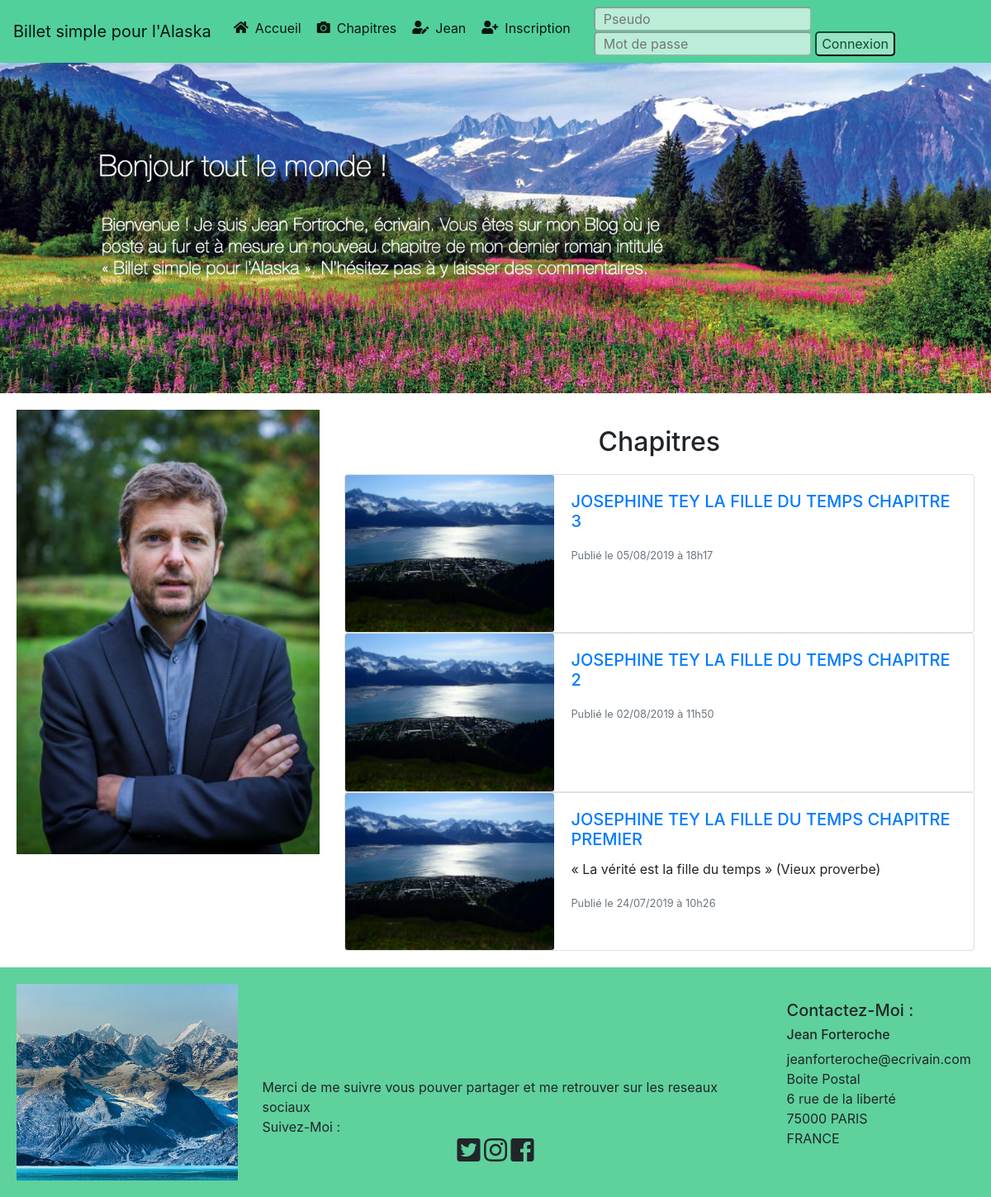
The page / on the database its author committed.
### tables this page shows
CREATE TABLE `tickets` (
  `id` int(11) NOT NULL,
  `title` varchar(255) NOT NULL,
  `contents` text NOT NULL,
  `ticketDescription` text NOT NULL,
  `creation_date` datetime NOT NULL
);

### models/frontend/ticketsManager.php (called while the page is built, shortened)
<?php
class TicketsManager extends Manager
{
    public function getTickets()
    {
        $db = $this->dbConnect();
        $req = $db->query('SELECT id, title	, ticketDescription, contents, DATE_FORMAT(creation_date, \'%d/%m/%Y\') AS date_jma, DATE_FORMAT(creation_date, \'%Hh%i\') AS date_hm FROM tickets ORDER BY creation_date DESC LIMIT 0, 5');
        return $req;
    }
}

### views/frontend/homeview.php (the view, shortened to what this page needs)
<img src="public/images/sliderAlaska.jpg" class="img-fluid" alt="Responsive image">
<header class="conteiner">
    <div class="row">
        <div class="col-sm-4">
            <img src="public/images/jean.jpg" class="img-fluid" alt="Responsive image">
        </div>
        <div class="col-sm-8">
            <h2 class="chapters">Chapitres</h2>
            <?php while ($data = $tickets->fetch()) {?>
            <div class="card mb-12" style="max-width: auto;">
                <div class="row no-gutters">
                    <div class="col-md-4">
                        <img src="public/images/alaska1.jpeg" class="card-img" alt="alaska-photo">
                    </div>
                    <div class="col-md-8">
                        <div class="card-body">
                            <h5 class="card-title"><a href="index.php?action=ticket&amp;id=<?= $data['id'];?>"> <?= htmlspecialchars($data['title']) ?> </a> </h5>
                            <p class="card-text"><?= htmlspecialchars($data['ticketDescription']) ?></p>
                            <p class="card-text"><small class="text-muted"><?= 'Publié le '. $data['date_jma']. ' à '. $data['date_hm'] ?></small></p>
                        </div>
                    </div>
                </div>
            </div>
            <?php } $tickets->closeCursor();?>
        </div>
    </div>
</header>
<?php $content = ob_get_clean(); ?>
<?php require('views/frontend/template.php');?>

### index.php (shortened to what this page needs)
<?php
require_once('controller/frontend.php');
try
{
    if (isset($_GET['action'])) {
        if ($_GET['action'] == 'listTickets') {
            listTickets();
        } elseif ($_GET['action'] == 'ticket') {
            if (isset($_GET['id']) && $_GET['id'] > 0) {
                ticket();
            } else {
                throw new Exception('Erreur : aucun identifiant de billet envoyé');
            }
        } elseif ($_GET['action'] == 'addComment') {
            if (isset($_GET['id']) && $_GET['id'] > 0) {
                if (!empty($_POST['author'] && !empty($_POST['comment']))) {
                    addComment($_GET['id'], $_POST['author'], $_POST['comment']);
                } else {
                    throw new Exception('Erreur : tout les champs ne sont pas remplie');
                }
            }
        } elseif($_GET['action'] == 'chapters') {
            chaptersPage();
        }elseif($_GET['action'] == 'jean') {
            require('views/frontend/jean.php');
        } elseif($_GET['action'] == 'registration') {
            require('views/backend/registrationView.php');
        } elseif ($_GET['action'] == 'registrationOk') {
            if(isset($_POST['username']) && isset($_POST['email']) && isset($_POST['password']) && isset($_POST['password_confirm'])) {
                if (!empty($_POST['username']) && !empty($_POST['email']) && !empty($_POST['password']) && !empty($_POST['password_confirm'])) {
                    dataVerification($_POST['username'], $_POST['email'], $_POST['password'], $_POST['password_confirm']);
                }
            }
        } elseif($_GET['action'] == 'registrationConfirmation') {
            require('views/backend/registrationConfirmation.php');
        } elseif($_GET['action'] == 'homeViewConnect') {
            if (isset($_POST['usernameConnect']) && isset($_POST['passwordConnect'])) {
                if (!empty($_POST['usernameConnect']) && !empty($_POST['passwordConnect'])) {
                    identityCheck($_POST['usernameConnect'], $_POST['passwordConnect']);
                }
            } else {
                throw new Exception('Erreur : tout les champs ne sont pas remplie');
            }
        } elseif ($_GET['action'] == 'admin') {
            listTicketsAdmin ();
        } elseif ($_GET['action'] == 'adminticket') {
            if (isset($_GET['id']) && $_GET['id'] > 0) {
                adminticket();
            } else {
                throw new Exception('Erreur : aucun identifiant de billet envoyé');
            }
        } elseif ($_GET['action'] == 'disconnection') {
            header('Location: index.php');
        } elseif ($_GET['action'] == 'createChapter') {
            require('views/backend/adminCreateChapter.php');
        } elseif ($_GET['action'] == 'adminAddNewChapter') {
            if (isset($_POST['titleNewChapter']) && isset($_POST['descriptionNewChapter']) && isset($_POST['contentNewChapter'])) {
                if (!empty($_POST['titleNewChapter']) && !empty($_POST['contentNewChapter'])) {
                    addNewChapter($_POST['titleNewChapter'], $_POST['descriptionNewChapter'], $_POST['contentNewChapter']);
                } else {
                    throw new Exception('Erreur : Vous n\'aver pas remplie les champs pour créer le chapitre' );
                }
            }
        } elseif ($_GET['action'] == 'updateChapter') {
            if (isset($_GET['id']) && $_GET['id'] > 0) {
                if (empty($_POST['titleNewChapter']) && empty($_POST['descriptionNewChapter']) && empty($_POST['contentNewChapter'])) {
                    chapterToEdit($_GET['id']);
                } else {
                    updateChapter($_GET['id'], $_POST['titleNewChapter'], $_POST['descriptionNewChapter'], $_POST['contentNewChapter']);
                }
            } else {
                throw new Exception('Erreur : aucun identifiant de billet envoyé');
            }
        } elseif ($_GET['action'] == 'deleteChapter') {
            if (isset($_GET['id']) && $_GET['id'] > 0) {
                deleteChapter($_GET['id']);
            } else {
                throw new Exception('Erreur : aucun identifiant de billet envoyé');
            }
        } elseif ($_GET['action'] == 'report') {
            if (isset($_GET['id']) && $_GET['id'] > 0 && isset($_GET['id_chapter']) && $_GET['id_chapter'] > 0) {
                reportComment ($_GET['id'], $_GET['id_chapter']);
            }
        } elseif ($_GET['action'] == 'alertsComments') {
            commentsPosted();
        } elseif ($_GET['action'] == 'keepComment') {
            if (isset($_GET['id']) && $_GET['id'] > 0) {
                keepComment ($_GET['id']);
            } else {
                throw new Exception('Erreur : aucun identifiant de commentaire envoyé');
            }
        }  elseif ($_GET['action'] == 'delateComment') {
            if (isset($_GET['id']) && $_GET['id'] > 0) {
                delateComment ($_GET['id']);
            } else {
                throw new Exception('Erreur : aucun identifiant de commentaire envoyé');
            }
        }
    } else {
        listTickets();
    }
} catch(Exception $e) {
    $errorMessage = $e->getMessage();
    require('views/frontend/errorView.php');
}

### controller/frontend.php (shortened to what this page needs)
<?php
require_once('models/frontend/ticketsManager.php');
function listTickets ()
{
    $ticketsManager = new \Allan\Blog\Projet_4\Model\TicketsManager();
    $tickets = $ticketsManager->getTickets();
    if ($tickets == false) {
        throw new Exception('Impossible de lire les chapitres ! ');
    } else {
        require('views/frontend/homeview.php');
    }
}

### views/frontend/template.php (shortened to what this page needs)
<!doctype html>
<html lang="fr">
<head>
  <link rel="stylesheet" href="https://use.fontawesome.com/releases/v5.7.2/css/all.css"
>
    <link rel="stylesheet" href="public/css/bootstrap.css">
    <link rel="stylesheet" href="public/css/bootstrap-reboot.css">
    <link rel="stylesheet" href="public/css/bootstrap-grid.css">
    <link rel="stylesheet" href="public/css/style.css">
</head>
<body>
  <nav class="navbar navbar-expand-lg navbar-light bg-light">
    <a class="navbar-brand" href="index.php">Billet simple pour l'Alaska</a>
    <div class="collapse navbar-collapse" id="navbarSupportedContent">
      <ul class="navbar-nav my-2 mt-2 mt-lg-0">
        <li class="nav-item active">
          <a class="nav-link" href="index.php"><i class="fas fa-home"></i> Accueil</a>
        </li>
        <li class="nav-item active">
          <a class="nav-link" href="index.php?action=chapters"><i class="fas fa-camera"></i> Chapitres</a>
        </li>
        <li class="nav-item active">
          <a class="nav-link" href="index.php?action=jean"><i class="fas fa-user-edit"></i> Jean</a>
        </li>
        <li class="nav-item active">
          <a class="nav-link" href="index.php?action=registration"><i class="fas fa-user-plus"></i>Inscription</a>
        </li>
      </ul>
      <form action="index.php?action=homeViewConnect" method="post" class="formConnection">
        <input class="field" type="text" name="usernameConnect" id="name" placeholder="Pseudo" required>
        <input class="field" type="password" name="passwordConnect" id="password" placeholder="Mot de passe" required>
        <input class="inputBtn" type="submit" value="Connexion">
      </form>
    </div>
  </nav>
  <?= $content ?>
  <footer class="conteiner">
    <div class="row">
      <div class="col-sm-3">
        <img src="public/images/footerAlaska.jpg" class="img-fluid" alt="Responsive image">
      </div>
      <div class="col-sm-6">
        <p>Merci de me suivre vous pouver partager et me retrouver sur les reseaux sociaux <br> Suivez-Moi :
          <span><i class="fab fa-twitter-square"></i> <i class="fab fa-instagram"></i> <i
              class="fab fa-facebook-square fa-2x"></i></span>
        </p>
      </div>
      <div class="col-sm-3">
        <ul class="contact-me">
          <h5>Contactez-Moi :</h5>
          <h6>Jean Forteroche</h6>
          <li>jeanforteroche@ecrivain.com</li>
          <li>Boite Postal</li>
          <li>6 rue de la liberté</li>
          <li>75000 PARIS</li>
          <li>FRANCE</li>
        </ul>
      </div>
    </div>
  </footer>
</body>
</html>

### public/css/style.css (style rules this page uses)
.bg-light { background-color: #51d09c !important; }
.formConnection input.field { color: #0e4a2e; background-color: #ffffff9c; border-color: #0e4a2e4f; padding-left: 10px; border-radius: 5px; }
.inputBtn { color: #0e4a2e; border-color: #0e4a2e; border-radius: 5px; background-color: #ffffff66; }
a.nav-link { display: flex; }
i.fas { margin-right: 5px; padding: 3px; }
.formConnection { margin: 0px 20px; }
header { padding: 20px; }
.chapters { text-align: center; margin: 20px; }
footer { padding: 20px; background-color: #5fd19c; }
footer p { display: flex; flex-direction: column; justify-content: flex-end; margin-top: 20%; }
.fa-twitter-square { font-size: 2rem; }
.fa-instagram { font-size: 2rem; }
footer span { text-align: center; }
ul.contact-me { margin-top: 20px; list-style-type: none; }

### rows shown on the page
tickets: title "JOSEPHINE TEY LA FILLE DU TEMPS CHAPITRE 3", date_jma "05/08/2019", date_hm "18h17"
tickets: title "JOSEPHINE TEY LA FILLE DU TEMPS CHAPITRE 2", date_jma "02/08/2019", date_hm "11h50"
tickets: title "JOSEPHINE TEY LA FILLE DU TEMPS CHAPITRE PREMIER", ticketDescription "« La vérité est la fille du temps » (Vieux proverbe)", date_jma "24/07/2019", date_hm "10h26"
